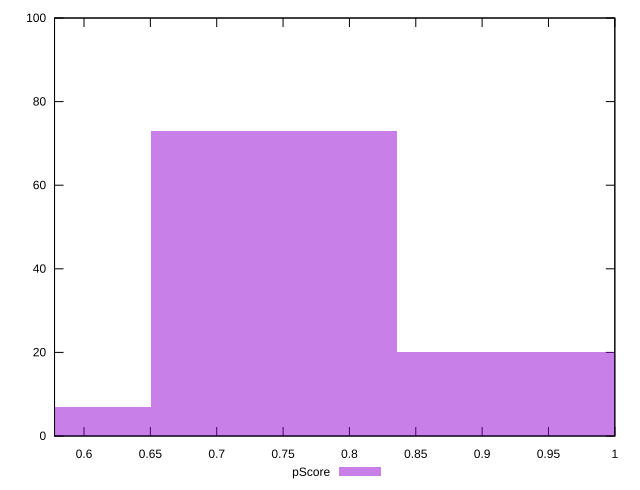

The script that saved this image:
reset

$pScore <<EOF
0.9287769796999343 20
0.5572661878199605 7
0.7430215837599474 73
EOF

set key outside below
set boxwidth 0.18575539593998686
set xrange [0.5777777777777777:1]
set yrange [0:100]
set trange [0:100]
set style fill transparent solid 0.5 noborder
set terminal svg size 640, 490 enhanced background rgb 'white'
set output "report_00013_2021-02-09T12-04-24.940Z/uses-webp-images/samples/pages/pScore/histogram.svg"

plot $pScore title "pScore" with boxes

reset
